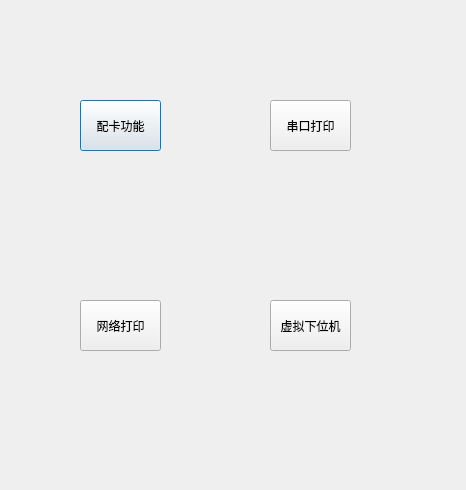
<?xml version="1.0" encoding="UTF-8"?>
<ui version="4.0">
 <class>MotusInsideCmd</class>
 <widget class="QDialog" name="MotusInsideCmd">
  <property name="geometry">
   <rect>
    <x>0</x>
    <y>0</y>
    <width>466</width>
    <height>490</height>
   </rect>
  </property>
  <property name="windowTitle">
   <string>Dialog</string>
  </property>
  <widget class="QPushButton" name="TFButton">
   <property name="geometry">
    <rect>
     <x>80</x>
     <y>100</y>
     <width>81</width>
     <height>51</height>
    </rect>
   </property>
   <property name="text">
    <string>配卡功能</string>
   </property>
  </widget>
  <widget class="QPushButton" name="serialButton">
   <property name="geometry">
    <rect>
     <x>270</x>
     <y>100</y>
     <width>81</width>
     <height>51</height>
    </rect>
   </property>
   <property name="text">
    <string>串口打印</string>
   </property>
  </widget>
  <widget class="QPushButton" name="netButton">
   <property name="geometry">
    <rect>
     <x>80</x>
     <y>300</y>
     <width>81</width>
     <height>51</height>
    </rect>
   </property>
   <property name="text">
    <string>网络打印</string>
   </property>
  </widget>
  <widget class="QPushButton" name="virtualButton">
   <property name="geometry">
    <rect>
     <x>270</x>
     <y>300</y>
     <width>81</width>
     <height>51</height>
    </rect>
   </property>
   <property name="text">
    <string>虚拟下位机</string>
   </property>
  </widget>
 </widget>
 <resources/>
 <connections/>
</ui>
